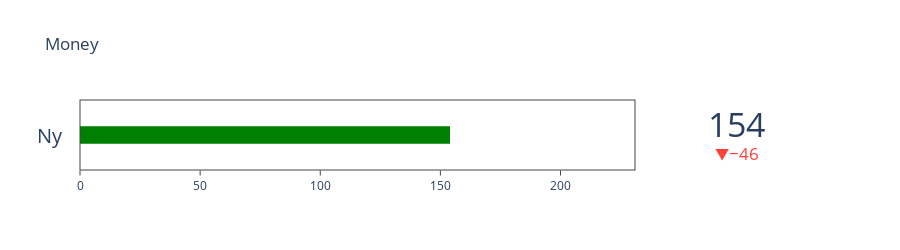

The cell this chart's notebook holds for it:
### Markdown cell above
Bullet graph

### Code cell
import plotly.graph_objects as go

fig = go.Figure(go.Indicator(
    mode = "number+gauge+delta",
    gauge = {'shape': "bullet"},
    value = 154,
    delta = {'reference': 200},
    title = {'text': "Ny"}))
fig.update_layout(title="Money", height = 250,)
# fig.ti
fig.show()

### Figure 1 — Plotly figure (JSON) as saved in the notebook; plotly's stock layout.template omitted (floating-point values rounded to 4 significant figures)
{"data": [{"delta": {"reference": 200}, "gauge": {"shape": "bullet"}, "mode": "number+gauge+delta", "title": {"text": "Ny"}, "type": "indicator", "value": 154}], "layout": {"height": 250, "title": {"text": "Money"}}}
